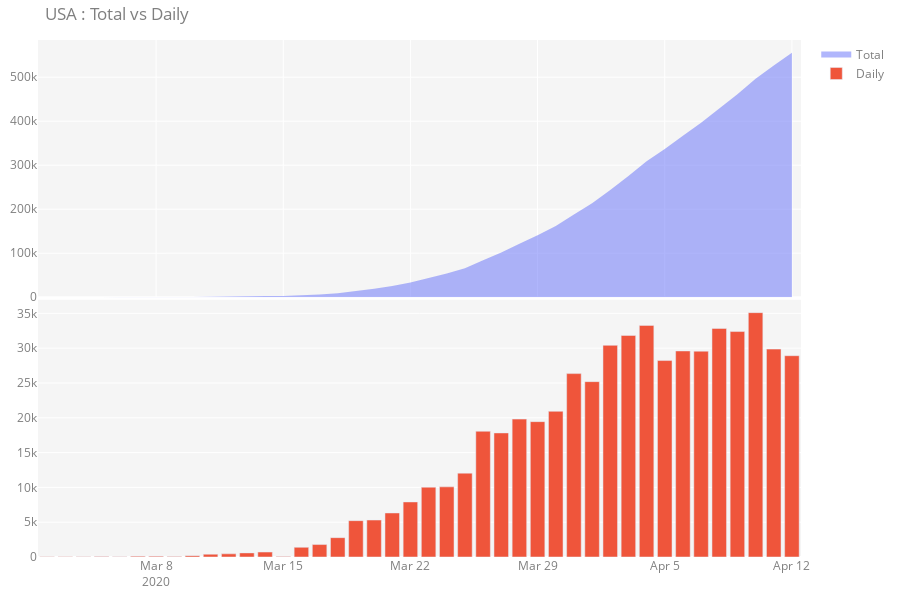

Write notebook code for a chart like this one.
### Code cell
fig = make_subplots(rows=2, cols=1, shared_xaxes=True, vertical_spacing=0.005)
fig.append_trace(go.Scatter(
    x=df.index,
    y=df['Confirmed'],
    mode='none',
    name='Total',
    fill='tozeroy'),
    row=1, col=1)

fig.append_trace(go.Bar(
    x=df.index,
    y=df['Confirmed Daily'],
    name='Daily'),
    row=2, col=1)

fig.update_layout(
    margin=dict(l=10, r=10, t=40, b=10), width=900, height=600, plot_bgcolor='rgb(245,245,245)',
    title=country + ' : Total vs Daily',
     font=dict(
#         family="Courier New, monospace",
        size=12,
        color="#7f7f7f"
    )
)
fig.show()
